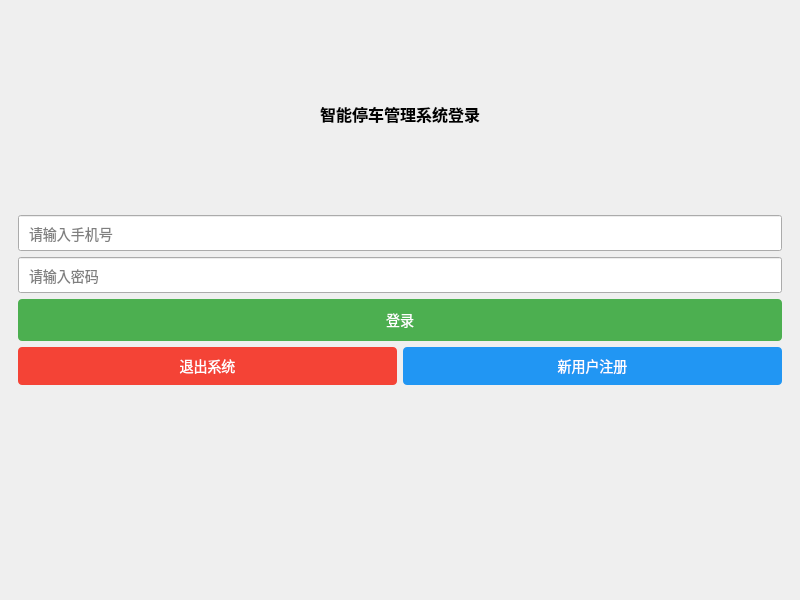
<?xml version="1.0" encoding="UTF-8"?>
<ui version="4.0">
 <class>MainWindow</class>
 <widget class="QMainWindow" name="MainWindow">
  <property name="geometry">
   <rect>
    <x>0</x>
    <y>0</y>
    <width>800</width>
    <height>600</height>
   </rect>
  </property>
  <property name="windowTitle">
   <string>智能停车管理系统</string>
  </property>
  <widget class="QWidget" name="centralwidget">
   <layout class="QVBoxLayout" name="verticalLayout">
    <item>
     <widget class="QStackedWidget" name="stackedWidget">
      <property name="currentIndex">
       <number>0</number>
      </property>
      <widget class="QWidget" name="loginPage">
       <layout class="QVBoxLayout" name="verticalLayout_2">
        <item>
         <widget class="QLabel" name="label_title">
          <property name="styleSheet">
           <string notr="true">font-size: 16px; font-weight: bold; padding: 10px;</string>
          </property>
          <property name="text">
           <string>智能停车管理系统登录</string>
          </property>
          <property name="alignment">
           <set>Qt::AlignmentFlag::AlignCenter</set>
          </property>
         </widget>
        </item>
        <item>
         <widget class="QLineEdit" name="edit_username">
          <property name="styleSheet">
           <string notr="true">padding: 8px; font-size: 14px; font-family: &quot;Microsoft YaHei&quot;, &quot;SimHei&quot;, sans-serif;</string>
          </property>
          <property name="inputMethodHints">
           <set>Qt::InputMethodHint::ImhPreferUppercase</set>
          </property>
          <property name="placeholderText">
           <string>请输入手机号</string>
          </property>
         </widget>
        </item>
        <item>
         <widget class="QLineEdit" name="edit_password">
          <property name="styleSheet">
           <string notr="true">padding: 8px; font-size: 14px; font-family: &quot;Microsoft YaHei&quot;, &quot;SimHei&quot;, sans-serif;</string>
          </property>
          <property name="inputMethodHints">
           <set>Qt::InputMethodHint::ImhHiddenText|Qt::InputMethodHint::ImhNoPredictiveText</set>
          </property>
          <property name="echoMode">
           <enum>QLineEdit::EchoMode::Password</enum>
          </property>
          <property name="placeholderText">
           <string>请输入密码</string>
          </property>
         </widget>
        </item>
        <item>
         <widget class="QPushButton" name="btn_login">
          <property name="styleSheet">
           <string notr="true">padding: 10px; font-size: 14px; background-color: #4CAF50; color: white; border: none; border-radius: 4px;</string>
          </property>
          <property name="text">
           <string>登录</string>
          </property>
         </widget>
        </item>
        <item>
         <layout class="QHBoxLayout" name="horizontalLayout">
          <item>
           <widget class="QPushButton" name="btn_exit">
            <property name="styleSheet">
             <string notr="true">padding: 8px; font-size: 14px; background-color: #f44336; color: white; border: none; border-radius: 4px;</string>
            </property>
            <property name="text">
             <string>退出系统</string>
            </property>
           </widget>
          </item>
          <item>
           <widget class="QPushButton" name="btn_register">
            <property name="styleSheet">
             <string notr="true">padding: 8px; font-size: 14px; background-color: #2196F3; color: white; border: none; border-radius: 4px;</string>
            </property>
            <property name="text">
             <string>新用户注册</string>
            </property>
           </widget>
          </item>
         </layout>
        </item>
        <item>
         <widget class="QLabel" name="label_status">
          <property name="styleSheet">
           <string notr="true">color: red; padding: 5px; font-size: 12px; font-family: &quot;Microsoft YaHei&quot;, &quot;SimHei&quot;, sans-serif;</string>
          </property>
          <property name="text">
           <string/>
          </property>
          <property name="alignment">
           <set>Qt::AlignmentFlag::AlignCenter</set>
          </property>
         </widget>
        </item>
       </layout>
      </widget>
      <widget class="QWidget" name="userPage">
       <!-- 这里将是用户主界面的内容 -->
      </widget>
     </widget>
    </item>
   </layout>
  </widget>
 </widget>
 <resources/>
 <connections/>
</ui>
